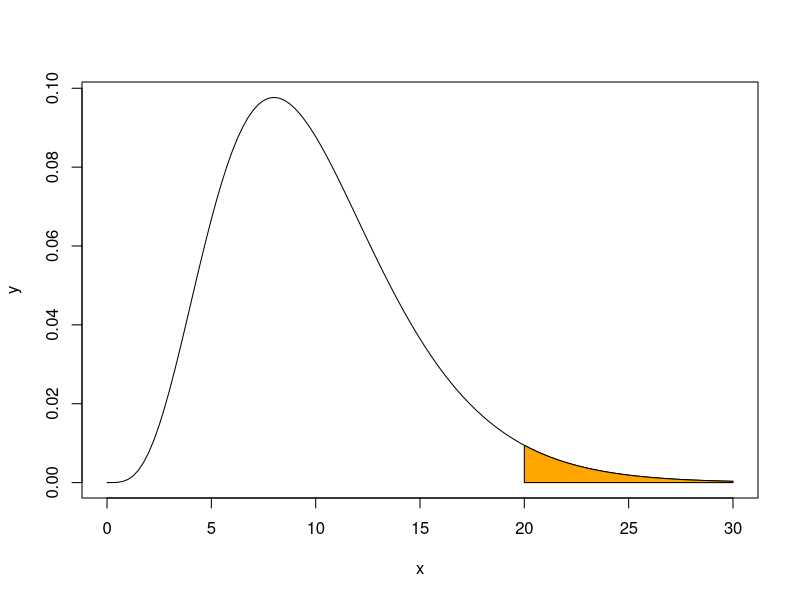

This figure's R source: (Note: this script raises an error after producing the figure.)
min <- 20
max <- 30
x<-seq(0,max,by=.25)
y<-dchisq(x,df=10)
plot(x,y,type="l")
for (i in 1:4) {
	xq=c(x[x>=min],max,min)
	yq=c(y[x>=min],0,0)
	polygon(xq,yq,col="orange")
	file <- paste('chi',i,'.eps',sep="")
	dev.copy(postscript,file)
	dev.off()
	min <- min - 5
}